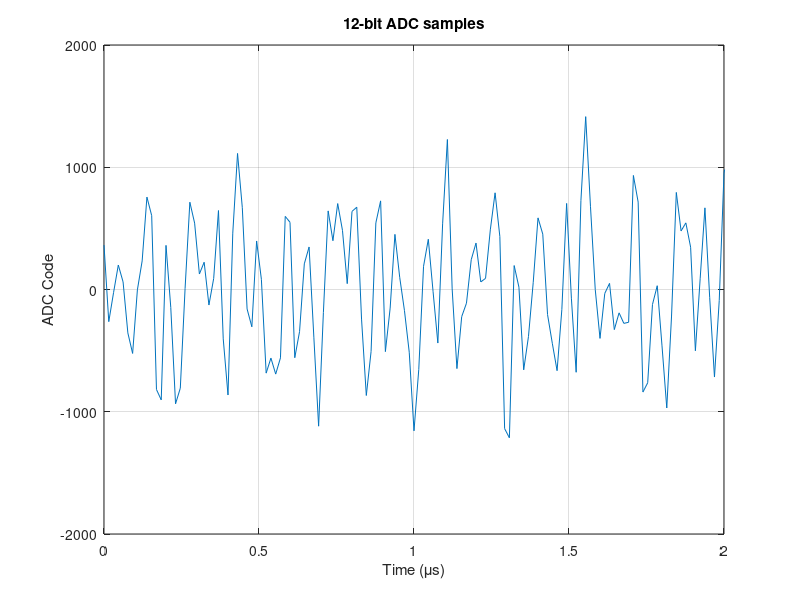
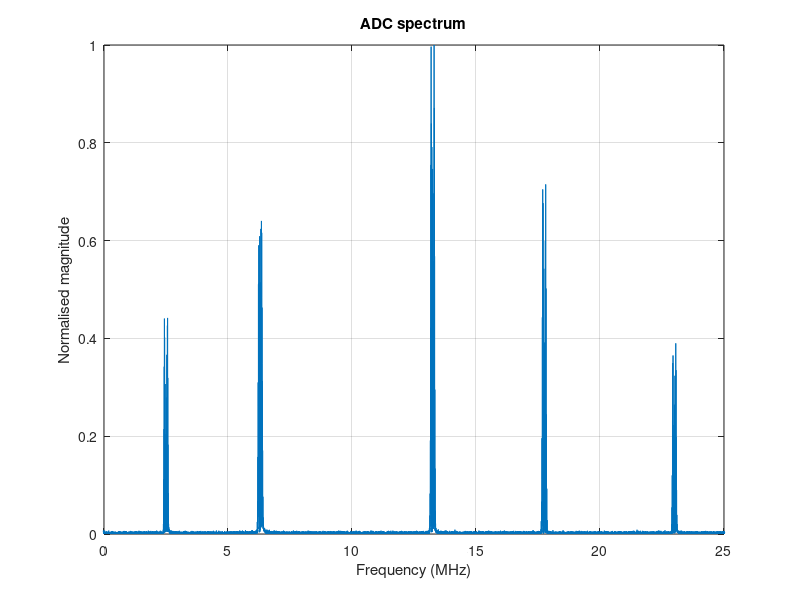

Reproduce these figures in MATLAB, in order.
clear;
clc;
close all;


fs = 65e6;               
T  = 2e-3;                
t  = 0:1/fs:T-1/fs;


f_LO = 85e6;


fc = [87.5e6, 91.3e6, 98.25e6, 102.75e6, 108e6];

fm = [8e3, 12e3, 10e3, 15e3, 11e3];

A = [0.45, 0.75, 1.00, 0.60, 0.35];

phi = [0, 0.7, 1.4, 2.1, 2.8];

kf = 75e3;


IF_signal = zeros(size(t));

for i = 1:length(fc)

    m = cos(2*pi*fm(i)*t);

    messageIntegral = cumtrapz(t,m);

    f_IF = fc(i) - f_LO;

    phase = ...
        2*pi*f_IF*t ...
        + 2*pi*kf*messageIntegral ...
        + phi(i);

    IF_signal = IF_signal + ...
        A(i)*cos(phase);

end


SNR_dB = 20;

signal_power = mean(IF_signal.^2);

noise_power = ...
    signal_power / 10^(SNR_dB/10);

noise_std = sqrt(noise_power);

noise = noise_std * randn(size(IF_signal));

IF_noisy = IF_signal + noise;


IF_scaled = ...
    0.85 * IF_noisy / max(abs(IF_noisy));


ADC_MAX = 2047;
ADC_MIN = -2048;

ADC_samples = round(IF_scaled * ADC_MAX);

ADC_samples(ADC_samples > ADC_MAX) = ADC_MAX;
ADC_samples(ADC_samples < ADC_MIN) = ADC_MIN;


fid = fopen('ADC_samples.hex','w');

for i = 1:length(ADC_samples)

    value = ADC_samples(i);

    if value < 0
        value = value + 4096;
    end

    fprintf(fid,'%03X\n',value);

end

fclose(fid);

disp('ADC_samples.hex created');


figure;

plot(t*1e6, ADC_samples);

xlabel('Time (\mus)');
ylabel('ADC Code');
title('12-bit ADC samples');

grid on;
xlim([0 2]);


Nfft = 65536;

X = fftshift(fft(ADC_samples,Nfft));

f = (-Nfft/2:Nfft/2-1)*(fs/Nfft);

Xmag = abs(X);
Xmag = Xmag/max(Xmag);

figure;

plot(f/1e6,Xmag);

xlabel('Frequency (MHz)');
ylabel('Normalised magnitude');
title('ADC spectrum');

grid on;
xlim([0 25]);
